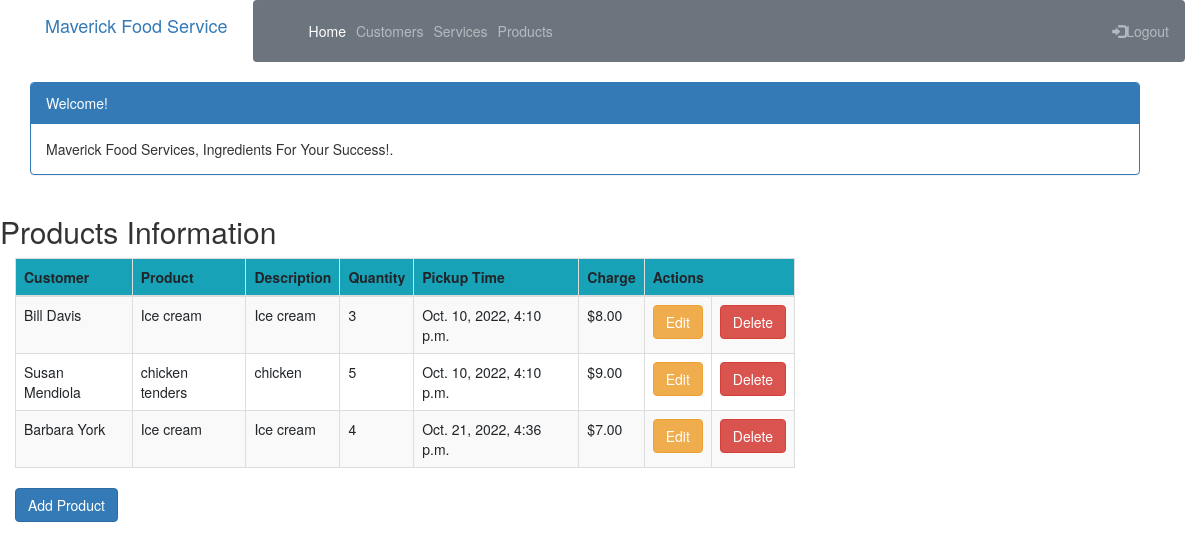
The page /product_list (signed in) on the database its author committed.
### crm/models.py (models this page shows, shortened)
class Product(models.Model):
    cust_name = models.ForeignKey(Customer, on_delete=models.CASCADE, related_name='products')
    product = models.CharField(max_length=100)
    description = models.TextField()
    quantity = models.IntegerField()
    pickup_time = models.DateTimeField(
        default=timezone.now)
    charge = models.DecimalField(max_digits=10, decimal_places=2)
    created_date = models.DateTimeField(
        default=timezone.now)
    updated_date = models.DateTimeField(auto_now_add=True)

class Customer(models.Model):
    cust_name = models.CharField(max_length=50)
    email = models.EmailField(max_length=100)
    phone = models.CharField(max_length=20)
    bldgroom = models.CharField(max_length=100)
    address = models.CharField(max_length=200)
    city = models.CharField(max_length=50)
    state = models.CharField(max_length=50)
    zipcode = models.CharField(max_length=10)
    organization = models.CharField(max_length=100)
    role = models.CharField(max_length=100)
    def __str__(self):
        return self.cust_name

### crm/views.py (the view)
# urls.py: path('product_list', views.product_list, name='product_list'),
@login_required
def product_list(request):
    products = Product.objects.filter(created_date__lte=timezone.now())
    return render(request, 'crm/product_list.html', {'products': products})

### crm/templates/crm/product_list.html (shortened to what this page needs)
<!DOCTYPE html>
{% extends 'crm/base.html' %}
{% block content %}
    {% load humanize %}
    <head>
        <link rel="stylesheet" href="https://maxcdn.bootstrapcdn.com/bootstrap/3.3.4/css/bootstrap.min.css">
    </head>
    <body class="bodylist">
    <div class="container">
        <div class="panel panel-primary">
            <div class="panel-heading">Welcome!</div>
            <div class="panel-body">
                Maverick Food Services, Ingredients For Your Success!.
            </div>
        </div>
    </div>
    <div class="row">
        <h2>Products Information</h2>
    </div>
    <div>
        <table class="table table-striped table-bordered table-hover w-auto">
            <thead>
            <tr class="bg-info">
                <th>Customer</th>
                <th>Product</th>
                <th>Description</th>
                <th>Quantity</th>
                <th>Pickup Time</th>
                <th>Charge</th>
                <th colspan="3">Actions</th>
            </tr>
            </thead>
            <tbody>
            {% for product in products %}
                <tr>
                    <td>{{ product.cust_name }}</td>
                    <td>{{ product.product }}</td>
                    <td>{{ product.description }}</td>
                    <td>{{ product.quantity }}</td>
                    <td>{{ product.pickup_time }}</td>
                    <td>${{ product.charge|floatformat:2|intcomma }}</td>
                    <td><a href="{% url 'crm:product_edit' pk=product.pk %}"
                           class="btn btn-warning">Edit</a>
                    </td>
                    <td><a href="{% url 'crm:product_delete' pk=product.pk %}"
                           onclick="return confirm('Are you sure you want to delete?')"
                           class="btn btn-danger">Delete</a>
                    </td>
                </tr>
            {% endfor %}
            </tbody>
        </table>
    </div>
    <div>
        <a href="{% url 'crm:product_new' %}"><span
                class="btn btn-primary">Add Product</span></a>
    </div>
    </body>
{% endblock %}

### crm/static/css/portfolio.css (style rules this page uses)
body { padding-left: 15px; }

### rows shown on the page
Product: cust_name "Bill Davis", product "Ice cream", description "Ice cream", quantity "3", pickup_time "Oct. 10, 2022, 4:10 p.m.", charge "8.00"
Product: cust_name "Susan Mendiola", product "chicken tenders", description "chicken", quantity "5", pickup_time "Oct. 10, 2022, 4:10 p.m.", charge "9.00"
Product: cust_name "Barbara York", product "Ice cream", description "Ice cream", quantity "4", pickup_time "Oct. 21, 2022, 4:36 p.m.", charge "7.00"
